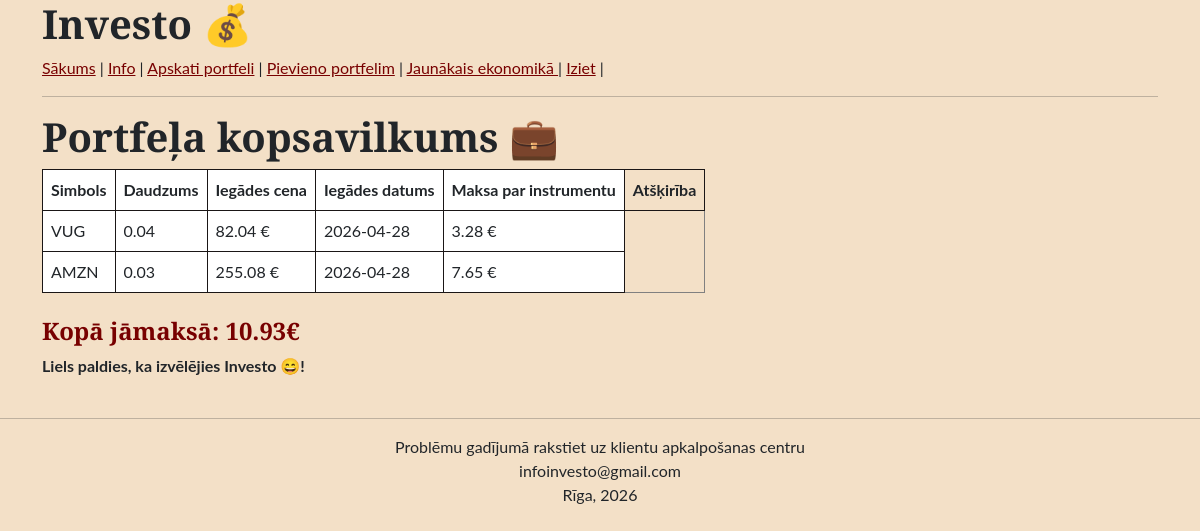
/apskatit (signed in), run on the app's committed database.
### tables this page shows
CREATE TABLE "Portfeļa_aktīvi" (
	"ID"	INTEGER NOT NULL,
	"portfeļa_id"	INTEGER,
	"aktiva_id"	INTEGER,
	"daudzums"	REAL,
	"iegades_cena"	REAL,
	"iegades_datums"	TEXT,
	PRIMARY KEY("ID")
);

CREATE TABLE "Aktivi" (
	"ID"	INTEGER NOT NULL,
	"simbols"	TEXT,
	"nosaukums"	TEXT,
	"aktiva_tips"	TEXT,
	"daudzums"	REAL,
	"iegades_cena"	REAL,
	PRIMARY KEY("ID"),
	FOREIGN KEY("nosaukums") REFERENCES "Aktivi"
);

### app.py (the view)
@app.route("/apskatit")  # Lapa, kurā var apskatīt sevis iegādātos finanšu instrumentus.
def apskatit():
    conn = sqlite3.connect("investicijas.db")
    conn.row_factory = sqlite3.Row
    c = conn.cursor()
    c.execute("""
        SELECT
            Aktivi.simbols,
            Portfeļa_aktīvi.daudzums,
            Portfeļa_aktīvi.iegades_cena,
            Portfeļa_aktīvi.iegades_datums,
            ROUND(Portfeļa_aktīvi.daudzums * Portfeļa_aktīvi.iegades_cena, 2) AS jamaksa
        FROM "Portfeļa_aktīvi"
        JOIN Aktivi ON Portfeļa_aktīvi.aktiva_id = Aktivi.ID
        JOIN Portfeļi ON Portfeļa_aktīvi.portfeļa_id = Portfeļi.ID
        WHERE Portfeļi.lietotaja_id = ?
    """, (session["id"],))
    pirkumi = c.fetchall()
    conn.close()
    kopejaa_summa = 0
    for p in pirkumi:
        kopejaa_summa += p["jamaksa"]
    return render_template("apkopojums.html",pirkumi=pirkumi,  kopejaa_summa=round(kopejaa_summa, 2))

### app.py (called while the page is built)
@app.before_request
def gatekeeper():
    publiskie_celi = ['login', 'registreties', 'static']
    if 'id' not in session and request.endpoint not in publiskie_celi:
        return redirect("/pieteikties")

### templates/apkopojums.html
{% extends "pamats.html" %}
{% block content %}
<table border = "1">
   <colgroup>
    <col span="5" style="background-color: #ffffff">
  </colgroup>
  <h1> Portfeļa kopsavilkums  💼</h1>
  <thead>
    <tr>
      <th>Simbols</th>
      <th>Daudzums </th>
      <th>Iegādes cena</th>
      <th>Iegādes datums</th>
      <th>Maksa par instrumentu</th>
      <th>Atšķirība</th>
    </tr>
  </thead>
  <tbody>
      {% for p in pirkumi %}
      <tr>
        <td>{{p.simbols}}</td>
        <td>{{p.daudzums}}</td>
        <td>{{ p.iegades_cena }} €</td>
        <td>{{ p.iegades_datums }}</td>
        <td>{{ p.jamaksa }} €</td>
      </tr>
      {% endfor %}
  </tbody>
</table>
<br>
<h4> Kopā jāmaksā: {{kopejaa_summa}}€ </h4>
  <strong>
    Liels paldies, ka izvēlējies Investo 😄!
  </strong>
{% endblock %}

### templates/pamats.html (shortened to what this page needs)
<!DOCTYPE html>
<html>
<head>
	<link href="https://cdn.jsdelivr.net/npm/bootstrap@5.3.8/dist/css/bootstrap.min.css" rel="stylesheet">
	<link rel="stylesheet" href="{{ url_for('static', filename='css/style.css') }}">
</head>
<body>
	<div class="container">
		<h1>Investo 💰</h1>
		<nav>
			<a href="/">Sākums</a> |
			{% if session.get("id") %}
			<a href="/info">Info</a> |
			<a href="/apskatit">Apskati portfeli</a> |
			<a href="/pievienot">Pievieno portfelim</a> |
			<a href="/zinas">Jaunākais ekonomikā </a> |
			<a href="/atslegties">Iziet</a> |
			{% else %}
			<a href="/pieteikties">Pieteikties</a> |
			<a href="/registreties">Reģistrēties</a> |
			{% endif %}
		</nav>
		<hr>
		{% block content %}
		{% endblock %}
       <br>
       <br>
	</div>
	<hr>
	    <footer class = "text-center">
			Problēmu gadījumā rakstiet uz klientu apkalpošanas centru<br>
			infoinvesto@gmail.com <br> Rīga, 2026
	    </footer>
</body>
</html>

### static/css/style.css (style rules this page uses)
:root { --primary-custom: #f3e0c7; --accent-custom: #780000; --bg-light: #c27a46; }
a { color: var(--accent-custom) !important; }
body { font-family: 'Lato', sans-serif; background-color : var(--primary-custom) !important; }
td, th { border: 1px solid #1a1616; text-align: left; padding: 8px; }
h1, h2, h3 { font-family: 'Merriweather', sans-serif; font-weight: bold; }
h4 { font-family: 'Merriweather', sans-serif; font-weight: bold; color: var(--accent-custom) !important; }

### data on the page
Portfeļa_aktīvi: simbols "VUG", daudzums "0.04", iegades_cena "82.04", iegades_datums "2026-04-28", jamaksa "3.28"
Portfeļa_aktīvi: simbols "AMZN", daudzums "0.03", iegades_cena "255.08", iegades_datums "2026-04-28", jamaksa "7.65"

### other printed values
{{ kopejaa_summa }} "10.93"
